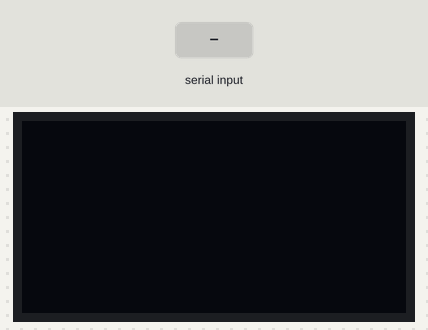
This sketch was run on a simulated Arduino Uno, built with avr-gcc and run on an emulated ATmega328P. Shown: 128×64 one-colour display. The inputs (shaded band) are chosen by the test bench. The display library's start-up logo is not drawn.

Above: at 3.2 s.
3.3 s: "CALL\n" received over the second serial link
At 4.0 s:
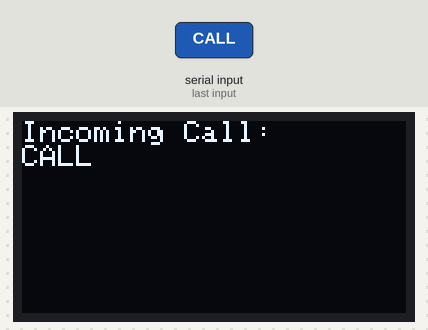
4.8 s: "TIME\n" received over the second serial link
At 5.1 s:
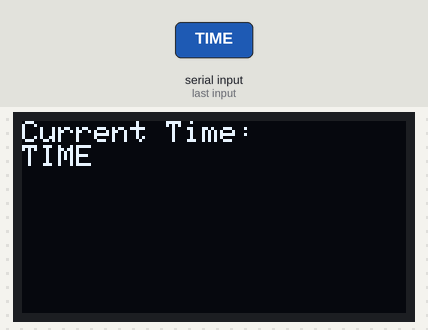
6.3 s: "DATE\n" received over the second serial link
At 7.5 s:
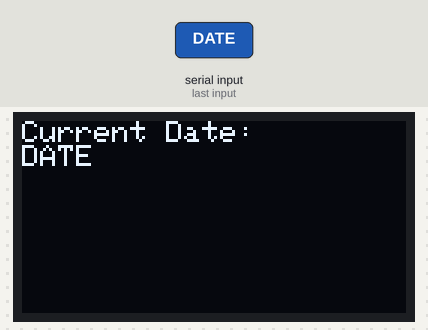
7.8 s: "WEATHER\n" received over the second serial link
At 8.7 s:
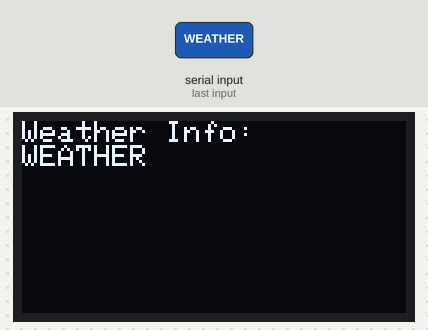
9.3 s: "1\n" received over the second serial link
At 9.7 s:
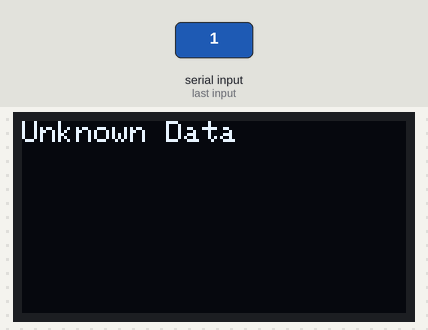
10.8 s: "CALL\n" received over the second serial link
At 12.1 s:
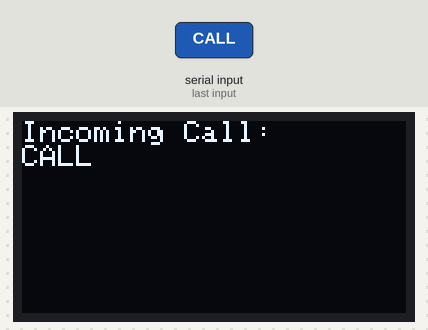
Timing chart, 0 to 13.3 s (numbered marks = the images above; inputs shaded):
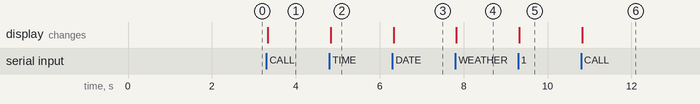

Measured:
- after the input at 3.3 s, the display: changes at once (image 1)
- after the input at 4.8 s, the display: changes at once (image 2)
- after the input at 6.3 s, the display: changes at once (image 3)
- after the input at 7.8 s, the display: changes at once (image 4)
- after the input at 9.3 s, the display: changes at once (image 5)
- after the input at 10.8 s, the display: changes at once (image 6)

The sketch:

smartglasses2.io.ino
```cpp
#include <Wire.h>
#include <Adafruit_GFX.h>
#include <Adafruit_SSD1306.h>
#include <SoftwareSerial.h>

// Define OLED display dimensions
#define SCREEN_WIDTH 128
#define SCREEN_HEIGHT 64
#define OLED_RESET -1

Adafruit_SSD1306 display(SCREEN_WIDTH, SCREEN_HEIGHT, &Wire, OLED_RESET);

// Define SoftwareSerial pins for Bluetooth (if using)
SoftwareSerial BTSerial(10, 11); // RX, TX for Bluetooth

void setup() {
  // Initialize serial communication
  BTSerial.begin(9600); // Bluetooth module baud rate
  Serial.begin(9600);

  // Initialize OLED display
  if (!display.begin(SSD1306_SWITCHCAPVCC, 0x3C)) { // I2C address: 0x3C
    Serial.println(F("SSD1306 allocation failed"));
    for (;;);
  }
  display.display();
  delay(2000); // Pause for 2 seconds
  display.clearDisplay();
}

void loop() {
  if (BTSerial.available()) {
    String incomingData = BTSerial.readStringUntil('\n'); // Read incoming data from phone

    // Clear the display
    display.clearDisplay();

    // Display the incoming data on the OLED
    display.setTextSize(1);
    display.setTextColor(SSD1306_WHITE);
    display.setCursor(0, 0);

    // Split the incoming data based on the delimiter '|'
    String type = incomingData.substring(0, incomingData.indexOf('|'));
    String content = incomingData.substring(incomingData.indexOf('|') + 1);

    if (type == "CALL") {
      display.println("Incoming Call:");
      display.println(content); // Caller Name
    } else if (type == "TIME") {
      display.println("Current Time:");
      display.println(content); // Time
    } else if (type == "DATE") {
      display.println("Current Date:");
      display.println(content); // Date
    } else if (type == "WEATHER") {
      display.println("Weather Info:");
      display.println(content); // Weather details
    } else {
      display.println("Unknown Data");
    }

    // Update the display with the new content
    display.display();

    // Add a small delay to avoid screen flickering
    delay(500);
  }
}
```
